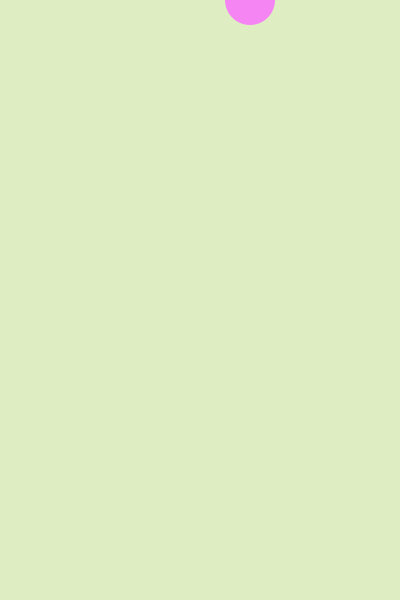
Frame 1 (no input)
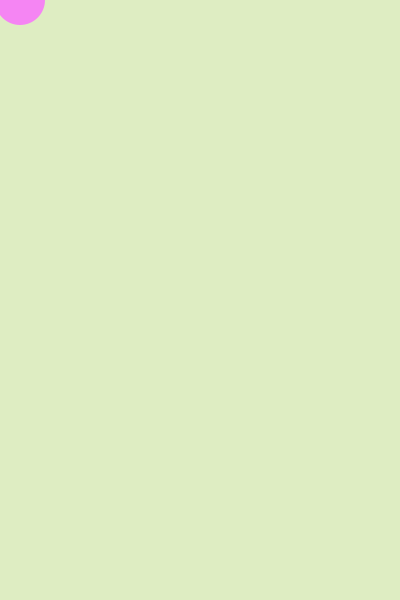
Frame 60 (the mouse pressed at the canvas centre just before this capture)
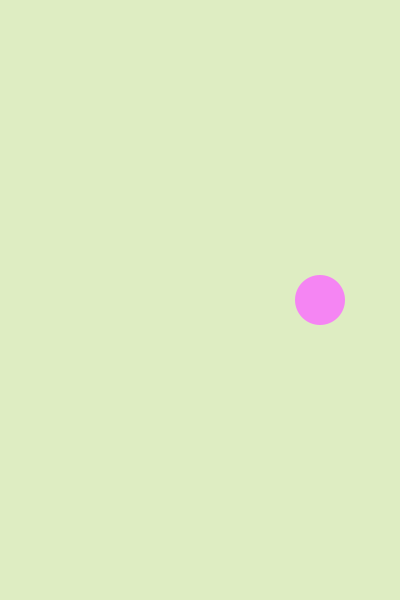
Frame 120 (the mouse held since frame 60 and released just before this capture)

The Processing sketch that drew these frames (run headless with seeded random() and noise(); from frame 60 on, the mouse is pressed at the canvas centre):

// Processing sketch: cc_week2_bouncy
// ── cc_week2_bouncy.pde
int ballX = 250;
int ballXSpeed = 5;
 
void setup() {
  size (400, 600);
}
 
void draw () {
  background(222,237,194);
  noStroke();
  fill(245,133,243);
  ellipse (ballX, mouseY, 50, 50);
 
 
  ballX = ballX + ballXSpeed; 
  
  if (ballX > width) {
    ballXSpeed = -20;
  }
   
  if(ballX<0){
    ballXSpeed = 5;
  
       
    }
  }
